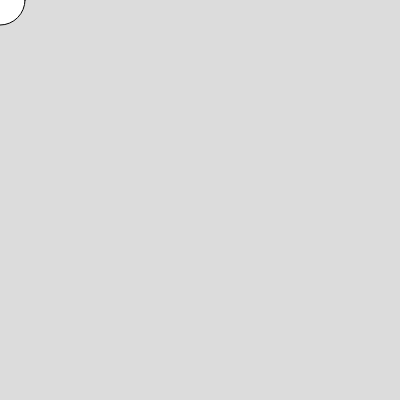
Frame 1 (no input)
Frame 60 (no input): identical to frame 1, image omitted
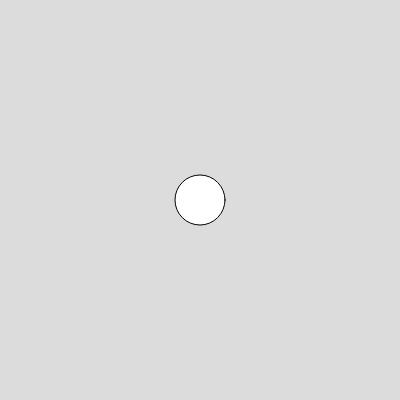
Frame 120 (the mouse pressed at the canvas centre since frame 60)

The p5.js sketch that drew these frames (run headless with seeded random() and noise() and a simulated clock; from frame 60 on, the mouse is pressed at the canvas centre):

// p5.js sketch
// ── sketch.js
// declaration of setup() function
// setup() is executed once, at the beginning
function setup() {
  // create a canvas for p5.js to draw in
  // createCanvas(width, height), measured in pixels
  createCanvas(400, 400);
}

// declaration of draw() function
// draw() is executed after setup(), on a loop, 60 fps
function draw() {
  // paint the background with a color
  // color by default is 8 bit resolution and is
  // 1 value: grayscale, 0 is black, 255 black
  // 2 values: grayscale + alpha, 0 transparent, 255 solid
  // 3 values: RGB, 0 is minimum, 255 is maximum
  // 4 values: RGBA, RGB + alpha
  background(220, 255);
  ellipse(mouseX, mouseY, 50, 50);
}
